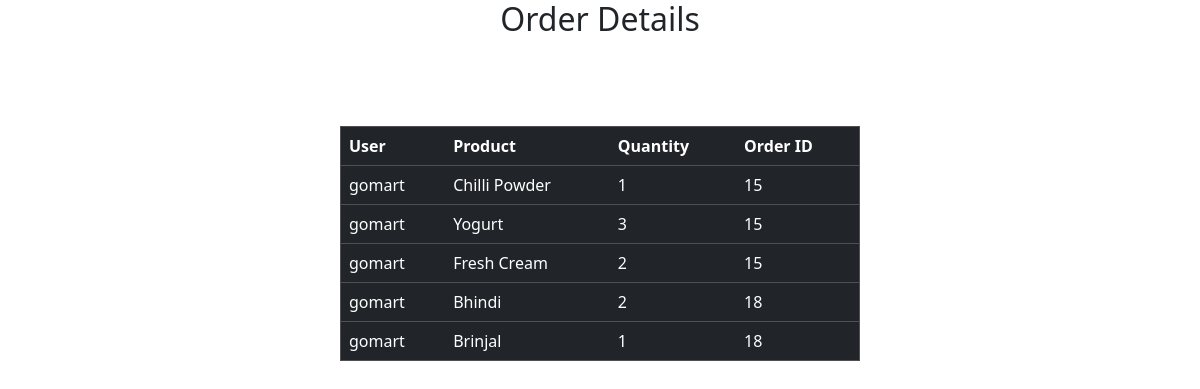
Screenshot of /orders/ (signed in) with the database file from the repository.
### my_app/models.py (models this page shows, shortened)
class OrderItem(models.Model):
    order=models.ForeignKey(Order,on_delete=models.CASCADE,related_name="items")
    product=models.ForeignKey(Product,on_delete=models.CASCADE)
    quantity=models.PositiveIntegerField(default=1)
    price=models.DecimalField(max_digits=10,decimal_places=2)

class Product(models.Model):
    country=models.ForeignKey(Country,on_delete=models.CASCADE)
    brand=models.ForeignKey(Brand,on_delete=models.CASCADE,null=True,blank=True)
    category=models.ForeignKey(Category,on_delete=models.CASCADE,related_name='products')
    code=models.CharField(max_length=50,null=True,blank=True)
    name=models.CharField(max_length=100,null=True)
    detail=models.TextField()
    originalprice=models.IntegerField(null=True)
    ourprice=models.IntegerField(null=True)
    taxrate=models.IntegerField(null=True)
    taxamount=models.IntegerField(null=True)
    grosstotal=models.IntegerField(null=True)
    weight=models.IntegerField(null=True)
    openingstock=models.IntegerField(null=True)
    currentstock=models.IntegerField(null=True)
    image=models.ImageField(upload_to="media",null=True)
    status=models.CharField(max_length=50,null=True,blank=True)
    quantity=models.IntegerField(null=False,blank=False)
    createdat=models.DateField(auto_now_add=True)
    updatedat=models.DateTimeField(auto_now=True)

class Order(models.Model):
    ORDER_STATUS_CHOICES=[
        ('Pending','Pending'),
        ('Processing','Processing'),
        ('Out For Delivery','Out For Delivery'),
        ('Delivered','Delivered'),
        ('Cancelled','Cancelled')
        ]
    user=models.ForeignKey(User,on_delete=models.CASCADE,null=True,blank=True)
    shipping_address = models.ForeignKey(ShippingAddress, on_delete=models.CASCADE)
    total_price = models.DecimalField(max_digits=10, decimal_places=2)
    created_at=models.DateTimeField(auto_now_add=True)
    payment_method=models.CharField(max_length=50)
    payment_status = models.CharField(max_length=100)
    order_status = models.CharField(max_length=100,choices=ORDER_STATUS_CHOICES,default='Pending')

### my_app/views.py (the view)
# urls.py: path("orders/",views.user_ordered_products,name="orders"),
def user_ordered_products(request):
    user=request.user
    ordered_items=OrderItem.objects.filter(order__user=user).select_related('product','order')
    return render(request,'user_ordered_products.html',{'ordered_items':ordered_items})

### templates/user_ordered_products.html (shortened to what this page needs)
<html>
    <head>
    <link href="https://cdn.jsdelivr.net/npm/bootstrap@5.3.3/dist/css/bootstrap.min.css" rel="stylesheet">
    <link href="https://cdn.jsdelivr.net/npm/bootstrap@5.3.3/dist/css/bootstrap.min.css" rel="stylesheet">
    <link href="https://getbootstrap.com/docs/5.3/assets/css/docs.css" rel="stylesheet">
    <link rel="stylesheet" href="https://cdnjs.cloudflare.com/ajax/libs/font-awesome/6.6.0/css/all.min.css" />
    </head>
    <body>
        <h2><center>Order Details</center></h2>
        <div class="table-detail">
            <div class="adjust-detail">
            <table border="1" class="table table-dark table-primary">
            <thead>
                <tr>
                    <th>User</th>
                    <th>Product</th>
                    <th>Quantity</th>
                    <th>Order ID</th>
                </tr>
            </thead>
            <tbody>
                <tr>
                    {% for item in ordered_items %}
                        <td>{{user}}</td>
                        <td>{{item.product.name}}</td>
                        <td>{{item.quantity}}</td>
                        <td>{{item.order.id}}</td>
                </tr>
                {% endfor %}
            </tbody>
        </table>
        </div>
        </div>
    </body>
</html>

### templates/user_ordered_products.html (style rules this page uses)
.table-detail { width:100%; padding:80px; justify-items: center; align-items: center; }
.adjust-detail { width:50%; }

### rows the page displays
OrderItem: product.name "Chilli Powder", quantity "1", order.id "15"
OrderItem: product.name "Yogurt", quantity "3", order.id "15"
OrderItem: product.name "Fresh Cream", quantity "2", order.id "15"
OrderItem: product.name "Bhindi", quantity "2", order.id "18"
OrderItem: product.name "Brinjal", quantity "1", order.id "18"

### other values shown
{{ user }} "gomart"
